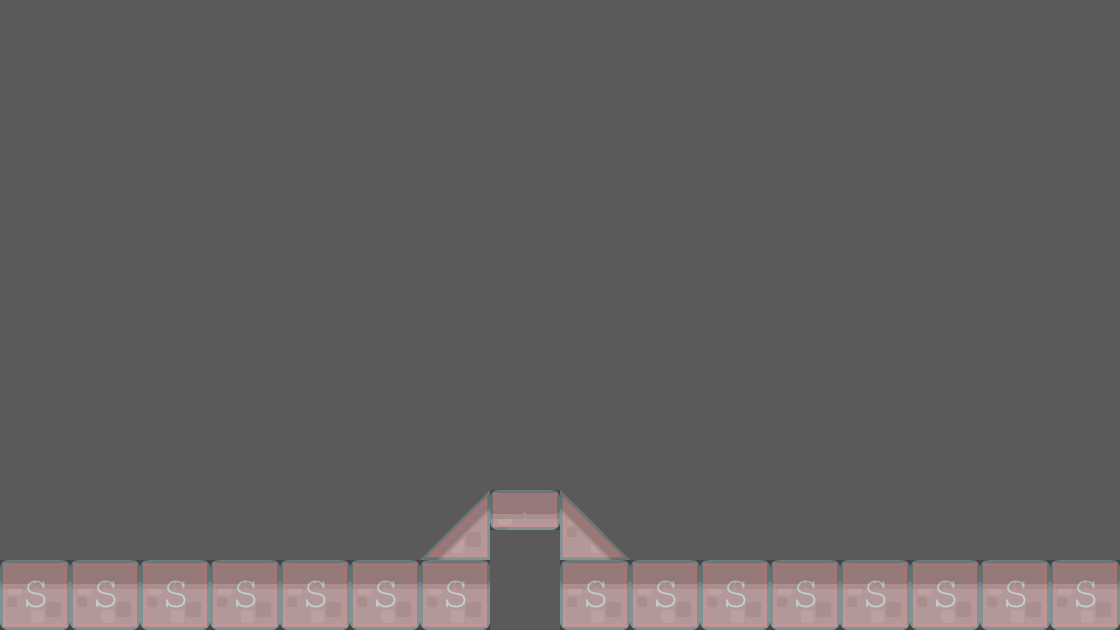

Below is a game level as drawn by its tile map, then a one-line description and the .tmx that defines it (tile-layer data replaced by summaries):
An orthogonal 16x9 tile map with 70x70 px tiles, 2 tile layers (background, collision), 2 tilesets and 2 objects (EnemyBase, PlayerBase).

<map version="1.0" orientation="orthogonal" renderorder="right-down" width="16" height="9" tilewidth="70" tileheight="70" backgroundcolor="#5a5a5a">
 <tileset firstgid="1" name="background-tiles" tilewidth="70" tileheight="70">
  <image source="../img/background-tiles.png" width="910" height="910" />
 </tileset>
 <tileset firstgid="170" name="meta-tiles" tilewidth="70" tileheight="70">
  <image source="../img/meta-tiles.png" width="350" height="70" />
  <tile id="1">
   <properties>
    <property name="type" value="lslope" />
   </properties>
  </tile>
  <tile id="2">
   <properties>
    <property name="type" value="platform" />
   </properties>
  </tile>
  <tile id="3">
   <properties>
    <property name="type" value="rslope" />
   </properties>
  </tile>
  <tile id="4">
   <properties>
    <property name="type" value="solid" />
   </properties>
  </tile>
 </tileset>
 <layer name="background" width="16" height="9">
  <data>[144 cells, 18 non-empty, 4 distinct tile ids]</data>
 </layer>
 <layer name="collision" width="16" height="9" opacity="0.25">
  <data>[144 cells, 18 non-empty, 4 distinct tile ids]</data>
 </layer>
 <objectgroup name="BaseEntities">
  <object name="EnemyBase" x="906.667" y="418.667" width="70.6667" height="141.333">
   <properties>
    <property name="EnemyBase" value="" />
   </properties>
  </object>
  <object name="PlayerBase" x="138.667" y="421.333" width="69.3333" height="138.667">
   <properties>
    <property name="PlayerBase" value="" />
   </properties>
  </object>
 </objectgroup>
</map>
